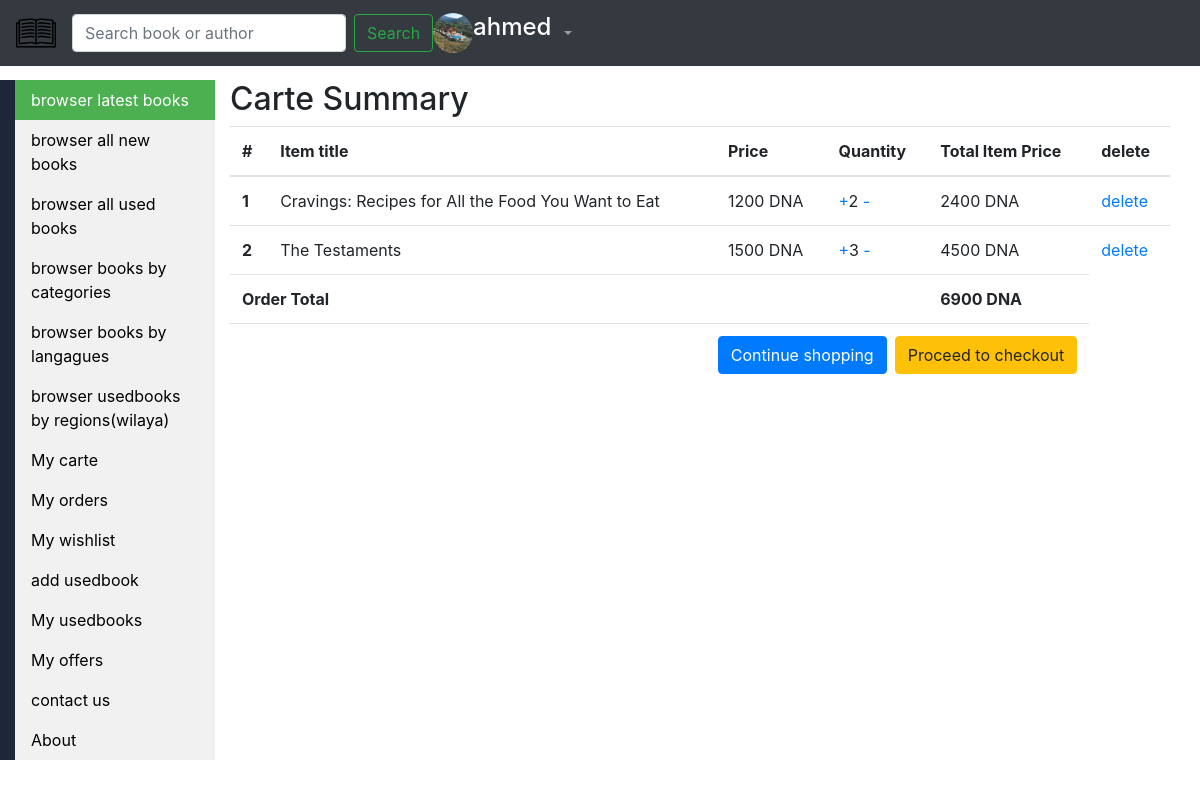
Screenshot of /order/mycarte/ahmed/ (signed in) with the database file from the repository.
### users/models.py (models this page shows, shortened)
class Profile(models.Model):
      user = models.OneToOneField(User, on_delete=models.CASCADE)
      image = models.ImageField(default='default.jpg', upload_to='profile_pics')
      type = models.CharField(max_length = 100 , default = "client")

### order/models.py (models this page shows, shortened)
class Bookorder(models.Model):
    userorderbook = models.ForeignKey(User,on_delete=models.CASCADE)
    newbook = models.ForeignKey(Newbook, on_delete=models.CASCADE)
    quantity = models.IntegerField(default=1)
    def get_total_bookorder_price(self):
        return self.quantity * self.newbook.price_book

class Order(models.Model):
    userorder = models.ForeignKey(User , on_delete = models.CASCADE )
    ordered = models.BooleanField(default=False)
    bookorders = models.ManyToManyField(Bookorder)
    orderetat = models.CharField(max_length = 100 , default="waiting for submit")
    order_pub_date = models.DateTimeField(default = timezone.now)
    order_submit_date = models.DateTimeField(null = True,blank = True)
    order_delete_date = models.DateTimeField(null = True,blank = True)
    being_delivered = models.BooleanField(default=False)
    received = models.BooleanField(default=False)
    def __str__(self):
        return str(self.pk)
    def get_total(self):
        total = 0
        for bookorder in self.bookorders.all():
            total += bookorder.get_total_bookorder_price()
        return total

### store/models.py (models this page shows, shortened)
class Newbook(models.Model):
      book = models.OneToOneField(Book, on_delete = models.CASCADE )
      date_start_sell = models.DateTimeField(default=timezone.now)
      quantity_book = models.IntegerField()
      price_book = models.IntegerField()
      date_posted = models.DateTimeField(default=timezone.now)
      stars_book = models.IntegerField(default='5')

class Book(models.Model):
      title_book = models.CharField(max_length=100)
      num_page_book = models.IntegerField()
      author_book = models.CharField(max_length=100)
      isbn_book = models.CharField(max_length=100)
      image_book = models.ImageField(default='default.jpg', upload_to='profile_pics')
      descript_book = models.TextField()
      langague_book = models.CharField(choices=LANGUAGES_CHOICES,max_length=100)
      genre_book = models.ManyToManyField(Genre)
      type=models.CharField(choices=TYPEBOOK_CHOICES,max_length = 100 , default = "usedbook")

### order/views.py (the view, shortened to what this page needs)
# urls.py: path("mycarte/<str:username>/",views.Mycarte,name="mycarte"),
@login_required
def Mycarte(request,username):
    useroff = User.objects.filter(username=username).first()
    currentorder = Order.objects.filter(userorder = useroff).exclude(ordered = True).first()
    print(currentorder)
    if currentorder :
        empty = '0'
        context ={
          'empty' : empty,
          'useroff' : useroff,
          'currentorder' : currentorder
                 }
        print(useroff)
        print(currentorder)
        return render(request ,'mycarte.html',context)

### order/templates/mycarte.html
{%extends "store/base.html"%}
{% block content%}
{% if empty == '0' %}
<main>
  <div class="container">
  <div class="table-responsive text-nowrap">
  <h2>Carte Summary</h2>
  <table class="table">
      <thead>
      <tr>
          <th scope="col">#</th>
          <th scope="col">Item title</th>
          <th scope="col">Price</th>
          <th scope="col">Quantity</th>
          <th scope="col">Total Item Price</th>
          <th scope="col">delete</th>
      </tr>
      </thead>
      <tbody>
      {% for bookorder in currentorder.bookorders.all %}
      <tr>
          <th scope="row">{{ forloop.counter }}</th>
          <td>{{ bookorder.newbook.book.title_book }}</td>
          <td>{{ bookorder.newbook.price_book }} DNA</td>
          <td> <a href="{% url 'bookorderaddquantity' bookorder.pk %}">+</a>{{ bookorder.quantity }}<a href="{% url 'bookorderremovequantity' bookorder.pk %}"> - </a></td>
          <td>{{ bookorder.get_total_bookorder_price }} DNA</td>
          <td><a href="{% url 'bookorderremove' bookorder.pk %}">delete</a></td>
      </tr>
      {% endfor %}
      <tr>
          <td colspan="4"><b>Order Total</b></td>
          <td><b>{{ currentorder.get_total }} DNA</b></td>
      </tr>
      <tr>
          <td colspan="5">
          <a class='btn btn-warning float-right ml-2' href="{% url 'checkout' currentorder.pk %}">Proceed to checkout</a>
          <a class='btn btn-primary float-right' href='/'>Continue shopping</a>
          </td>
      </tr>
      </tbody>
  </table>
  </div>
  </div>
</main>
{%else%}
<h1> {{ useroff }} carte</h1>
your carte is empty
<br><br>
<a class='btn btn-primary ' href='/'>Continue shopping</a>
{% endif%}
<br>
{% endblock content%}

### store/templates/store/base.html (shortened to what this page needs)
{% load static %}
<!doctype html>
<html lang="en">
  <head>
    <link rel="stylesheet" href="https://maxcdn.bootstrapcdn.com/bootstrap/4.0.0/css/bootstrap.min.css">
    <link rel="stylesheet" type="text/css" href="{% static "store/main.css"%}">
  </head>
  <body>
    <header class="home-header">
      <nav class="navbar navbar-expand-md navbar-dark fixed-top bg-dark">
        <a class="navbar-brand" href="/"><img src="{% static 'img/logobookstore.png' %}" alt="" class="bookstorelogohome"></a>
        <div class="collapse navbar-collapse" id="navbarCollapse">
          <ul class="navbar-nav mr-auto">
            <form class="form-inline my-2 my-lg-0" action="{% url 'search_book' %}" method="get">
               <input class="form-control mr-sm-2" type="search" placeholder="Search book or author" aria-label="Search" name="search" value="{{ request.POST.search }}">
               <button class="btn btn-outline-success my-2 my-sm-0" type="submit">Search</button>
             </form>
            {%if user.is_authenticated %}
            <img src="{{ user.profile.image.url}}" class="rounded-circle user-home-img">
            <h4 class="usernameuserhomenavbar">{{ user.username }}</h1>
            <li class="nav-item dropdown">
              <a class="nav-link dropdown-toggle" href="#" id="navbarDropdown" role="button" data-toggle="dropdown" aria-haspopup="true" aria-expanded="false">
              </a>
            </li>
            {%endif%}
        </ul>
      </div>
    </nav>
    </header>
    <div class="container-fluid">
        <div class="row">
         <div class="col-md-2 leftcolhome">
           <ul class="ulleftcol">
             <li><a class="active lileftcol" href="/">browser latest books</a></li>
             <li><a class="lileftcol" href="{%url 'newbook-home'%}">browser all new books</a></li>
             <li><a class="lileftcol" href="{%url 'usedbook-home'%}">browser all used books</a></li>
             <li><a class="lileftcol" href="{%url 'categories-home'%}">browser books by categories</a></li>
             <li><a class="lileftcol" href="{%url 'langagueseng-home'%}">browser books by langagues</a></li>
             <li><a class="lileftcol" href="{%url 'regionusedbook-home'%}">browser usedbooks by regions(wilaya)</a></li>
             {%if user.is_authenticated %}
             <li><a class="lileftcol" href="{%url 'mycarte' user %}" >My carte</a></li>
             <li><a class="lileftcol" href="{%url 'myorders' user %}" >My orders</a></li>
             <li><a class="lileftcol" href="{%url 'wishlistuser' user %}" >My wishlist</a></li>
             <li><a class="lileftcol" href="{%url 'createusedbook'%}" >add usedbook</a></li>
             <li><a class="lileftcol" href="{%url 'userusedbooks' user %}" >My usedbooks</a></li>
             <li><a class="lileftcol" href="{%url 'useroffers' user %}" >My offers</a></li>
             {%endif%}
             <li><a class="lileftcol" href="{%url 'contactus'%}">contact us</a></li>
             <li><a class="lileftcol" href="{%url 'store-about'%}" >About</a></li>
           </ul>
           </div>
         <div class="col-md-10">
           {% block content %}{% endblock %}
         </div>
         </div>
    </div>
  </body>
</html>

### store/static/store/main.css (style rules this page uses)
.home-header { padding-bottom: 80px; }
.usernameuserhomenavbar { color: white; }
.bookstorelogohome { width: 40px; height: 40px; }
.user-home-img { width: 40px; height: 40px; }
.leftcolhome { background-color: #1d2739; }
.ulleftcol { list-style-type: none; margin: 0; padding: 0; width: 200px; background-color: #f1f1f1; }
.lileftcol { display: block; color: #000; padding: 8px 16px; text-decoration: none; }
.lileftcol.active { background-color: #4CAF50; color: white; }

### rows the page displays
Bookorder: newbook.book.title_book "Cravings: Recipes for All the Food You Want to Eat", newbook.price_book "1200", quantity "2", get_total_bookorder_price "2400"
Bookorder: newbook.book.title_book "The Testaments", newbook.price_book "1500", quantity "3", get_total_bookorder_price "4500"
Order: get_total "6900"

### other values shown
{{ user.username }} "ahmed"
